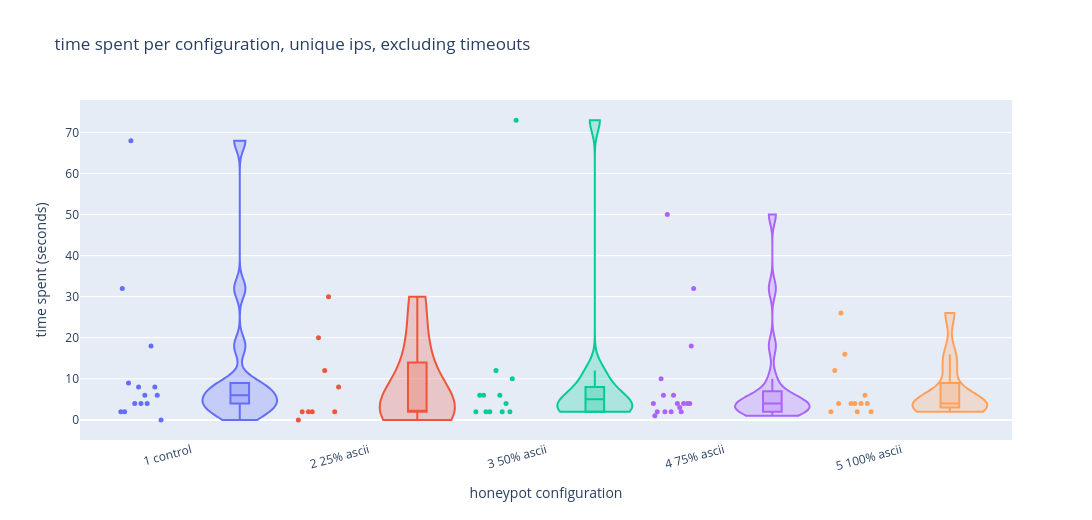

Notebook cell for this chart:
### Markdown cell above
## Time spent per configuration, unique IPs, excluding timeouts

Same first-attack rows. IPs whose first attack reached the time limit are omitted.

### Code cell
print(f"removed {int(first['hit_time_limit'].sum())} first attacks that reached the time limit")
print(f"remaining unique ips: {len(first_kept)}")
fig_time_unique_no_timeout, plot_time_unique_no_timeout = make_violin(
    first_kept,
    "session_seconds",
    "time spent per configuration, unique ips, excluding timeouts",
    "time spent (seconds)",
)
fig_time_unique_no_timeout.show()
print_summary(plot_time_unique_no_timeout, "session_seconds", duration=True)

### Figure 1 — Plotly figure (JSON) as saved in the notebook; plotly's stock layout.template omitted (floating-point values rounded to 4 significant figures)
{"data": [{"hovertemplate": "1 control<br>time spent (seconds)=%{y}<extra></extra>", "marker": {"color": "#636EFA", "opacity": 1, "size": 5}, "mode": "markers", "name": "1 control observations", "type": "scatter", "x": [-0.12, 0.02833, -0.06334, 0.08498, -0.006687, -0.09836, 0.04997, -0.0417, 0.1066, 0.01495, -0.07672, 0.07161, -0.02006, -0.1117], "y": [2, 4, 68, 6, 4, 2, 18, 4, 0, 6, 9, 8, 8, 32]}, {"box": {"visible": true}, "fillcolor": "rgba(99, 110, 250, 0.25)", "hovertemplate": "1 control<br>time spent (seconds)=%{y}<extra></extra>", "line": {"color": "#636EFA", "width": 2}, "meanline": {"visible": false}, "name": "1 control distribution", "points": false, "spanmode": "hard", "type": "violin", "width": 0.42, "x": [0.55, 0.55, 0.55, 0.55, 0.55, 0.55, 0.55, 0.55, 0.55, 0.55, 0.55, 0.55, 0.55, 0.55], "y": [2, 4, 68, 6, 4, 2, 18, 4, 0, 6, 9, 8, 8, 32]}, {"hovertemplate": "2 25% ascii<br>time spent (seconds)=%{y}<extra></extra>", "marker": {"color": "#EF553B", "opacity": 1, "size": 5}, "mode": "markers", "name": "2 25% ascii observations", "type": "scatter", "x": [0.88, 1.028, 0.9367, 1.085, 0.9933, 0.9016, 1.05, 0.9583, 1.107], "y": [0, 12, 2, 2, 20, 2, 30, 2, 8]}, {"box": {"visible": true}, "fillcolor": "rgba(239, 85, 59, 0.25)", "hovertemplate": "2 25% ascii<br>time spent (seconds)=%{y}<extra></extra>", "line": {"color": "#EF553B", "width": 2}, "meanline": {"visible": false}, "name": "2 25% ascii distribution", "points": false, "spanmode": "hard", "type": "violin", "width": 0.42, "x": [1.55, 1.55, 1.55, 1.55, 1.55, 1.55, 1.55, 1.55, 1.55], "y": [0, 12, 2, 2, 20, 2, 30, 2, 8]}, {"hovertemplate": "3 50% ascii<br>time spent (seconds)=%{y}<extra></extra>", "marker": {"color": "#00CC96", "opacity": 1, "size": 5}, "mode": "markers", "name": "3 50% ascii observations", "type": "scatter", "x": [1.88, 2.028, 1.937, 2.085, 1.993, 1.902, 2.05, 1.958, 2.107, 2.015, 1.923, 2.072], "y": [2, 2, 2, 10, 12, 6, 4, 2, 73, 6, 6, 2]}, {"box": {"visible": true}, "fillcolor": "rgba(0, 204, 150, 0.25)", "hovertemplate": "3 50% ascii<br>time spent (seconds)=%{y}<extra></extra>", "line": {"color": "#00CC96", "width": 2}, "meanline": {"visible": false}, "name": "3 50% ascii distribution", "points": false, "spanmode": "hard", "type": "violin", "width": 0.42, "x": [2.55, 2.55, 2.55, 2.55, 2.55, 2.55, 2.55, 2.55, 2.55, 2.55, 2.55, 2.55], "y": [2, 2, 2, 10, 12, 6, 4, 2, 73, 6, 6, 2]}, {"hovertemplate": "4 75% ascii<br>time spent (seconds)=%{y}<extra></extra>", "marker": {"color": "#AB63FA", "opacity": 1, "size": 5}, "mode": "markers", "name": "4 75% ascii observations", "type": "scatter", "x": [2.88, 3.028, 2.937, 3.085, 2.993, 2.902, 3.05, 2.958, 3.107, 3.015, 2.923, 3.072, 2.98, 2.888, 3.037, 2.945, 3.093], "y": [4, 3, 6, 4, 6, 2, 4, 50, 32, 4, 10, 4, 2, 1, 2, 2, 18]}, {"box": {"visible": true}, "fillcolor": "rgba(171, 99, 250, 0.25)", "hovertemplate": "4 75% ascii<br>time spent (seconds)=%{y}<extra></extra>", "line": {"color": "#AB63FA", "width": 2}, "meanline": {"visible": false}, "name": "4 75% ascii distribution", "points": false, "spanmode": "hard", "type": "violin", "width": 0.42, "x": [3.55, 3.55, 3.55, 3.55, 3.55, 3.55, 3.55, 3.55, 3.55, 3.55, 3.55, 3.55, 3.55, 3.55, 3.55, 3.55, 3.55], "y": [4, 3, 6, 4, 6, 2, 4, 50, 32, 4, 10, 4, 2, 1, 2, 2, 18]}, {"hovertemplate": "5 100% ascii<br>time spent (seconds)=%{y}<extra></extra>", "marker": {"color": "#FFA15A", "opacity": 1, "size": 5}, "mode": "markers", "name": "5 100% ascii observations", "type": "scatter", "x": [3.88, 4.028, 3.937, 4.085, 3.993, 3.902, 4.05, 3.958, 4.107, 4.015, 3.923, 4.072], "y": [2, 2, 26, 4, 4, 12, 4, 16, 2, 4, 4, 6]}, {"box": {"visible": true}, "fillcolor": "rgba(255, 161, 90, 0.25)", "hovertemplate": "5 100% ascii<br>time spent (seconds)=%{y}<extra></extra>", "line": {"color": "#FFA15A", "width": 2}, "meanline": {"visible": false}, "name": "5 100% ascii distribution", "points": false, "spanmode": "hard", "type": "violin", "width": 0.42, "x": [4.55, 4.55, 4.55, 4.55, 4.55, 4.55, 4.55, 4.55, 4.55, 4.55, 4.55, 4.55], "y": [2, 2, 26, 4, 4, 12, 4, 16, 2, 4, 4, 6]}], "layout": {"height": 520, "showlegend": false, "title": {"text": "time spent per configuration, unique ips, excluding timeouts"}, "violingap": 0, "violinmode": "overlay", "width": 1300, "xaxis": {"range": [-0.35, 4.9], "tickangle": -15, "tickmode": "array", "ticktext": ["1 control", "2 25% ascii", "3 50% ascii", "4 75% ascii", "5 100% ascii"], "tickvals": [0.275, 1.275, 2.275, 3.275, 4.275], "title": {"text": "honeypot configuration"}}, "yaxis": {"title": {"text": "time spent (seconds)"}}}}
